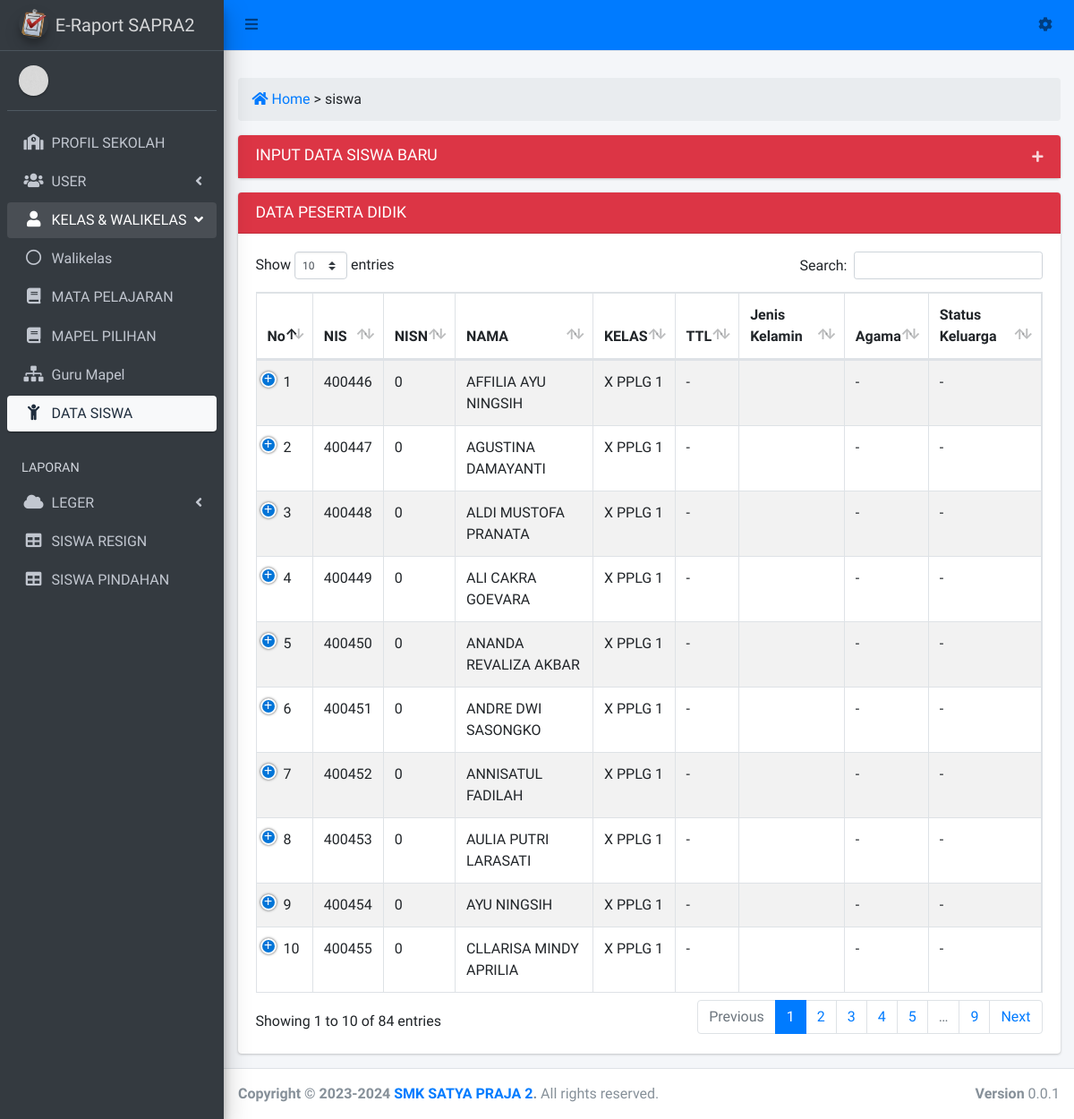
Screenshot of /admin?view=siswa with the database file from the repository.
### tables this page shows
CREATE TABLE `tb_siswa` (
  `id` int(10) NOT NULL,
  `nis` int(10) NOT NULL,
  `nisn` int(20) NOT NULL,
  `nama` varchar(50) NOT NULL,
  `kel` varchar(3) NOT NULL,
  `kelas` varchar(3) NOT NULL,
  `jurusan` varchar(5) NOT NULL,
  `pemkelas` varchar(1) NOT NULL,
  `th_pelajaran` varchar(12) NOT NULL,
  `ttl` varchar(40) NOT NULL,
  `kelamin` enum('L','P') NOT NULL,
  `agama` varchar(10) NOT NULL,
  `status` varchar(20) NOT NULL,
  `anak_ke` int(2) NOT NULL,
  `alamat_siswa` text NOT NULL,
  `hp_siswa` varchar(15) NOT NULL,
  `asal_sekolah` varchar(40) NOT NULL,
  `tgl_terima` varchar(20) NOT NULL,
  `ayah` varchar(50) NOT NULL,
  `ibu` varchar(50) NOT NULL,
  `alamat_ortu` text NOT NULL,
  `hp_ortu` varchar(15) NOT NULL,
  `kerja_ayah` varchar(20) NOT NULL,
  `kerja_ibu` varchar(20) NOT NULL,
  `nama_wali` varchar(50) NOT NULL,
  `alamat_wali` text NOT NULL,
  `hp_wali` varchar(50) NOT NULL,
  `kerja_wali` varchar(20) NOT NULL,
  `semester` enum('Ganjil','Genap','','') NOT NULL
);

### view/operator/siswa_page.php (the view, shortened to what this page needs)
<div class="row">
  <div class="col-sm-12">
    <ol class="breadcrumb <?= $bg_breadcrumb;  ?>">
	    <li><a href="admin" class="pr-1"><i class="fas fa-home"></i> Home</a></li>
	    <li class="active"> > <?= $_GET['view'] ?: 'Dashboard'; ?></li>
	  </ol>
  </div>
</div>
<div class="card collapsed-card">
  <div class="card-header bg-danger">
    <h4 class="card-title">INPUT DATA SISWA BARU</h4>
    <div class="card-tools">
      <button type="button" class="btn btn-tool" data-card-widget="collapse"><i class="fas fa-plus"></i>
      </button>
    </div>
  </div>
            </div>
          </div></td>
      </div>
    </div>
<div class="row">
  <div class="col-sm-12">
    <div class="card">
      <div class="card-header bg-danger"><h3 class="card-title">DATA PESERTA DIDIK</h3></div>
      <div class="card-body bg-coral">
      <table id="example1" class="table table-bordered table-striped">
        <thead>
          <tr>
    <th>No</th>
     <th>NIS</th>
    <th>NISN</th>
    <th>NAMA</th>
    <th>KELAS</th>
    <th>TTL</th>
    <th>Jenis Kelamin</th>
    <th>Agama</th>
    <th>Status Keluarga</th>
        </thead>
        <tbody>
    <?php
          $no = 1;
          $query = mysqli_query($koneksi, "select * from tb_siswa  ");
          while ($data = mysqli_fetch_array($query)) {
            echo "<tr>";
            echo "<td>".$no++."</td>";
            echo "<td>".$data['nis']."</td>";
            echo "<td>".$data['nisn']."</td>";
            echo "<td>".$data['nama']."</td>";
            echo "<td>".$data['kelas'].' '.$data['jurusan'].' '.$data['pemkelas']."</td>";
            echo "<td>".$data['ttl']."</td>";
            echo "<td>".$data['kelamin']."</td>";
            echo "<td>".$data['agama']."</td>";
            echo "<td>".$data['status']."</td>";
            ?>
            <?php
            echo "</tr>";
          }
          ?>
        </tbody>
      </table>
      </div>
    </div>
  </div>
</div>

### rows the page displays
tb_siswa: nis "400446", nisn "0", nama "AFFILIA AYU NINGSIH", kelas "X", jurusan "PPLG", pemkelas "1", ttl "-", agama "-", status "-"
tb_siswa: nis "400447", nisn "0", nama "AGUSTINA DAMAYANTI", kelas "X", jurusan "PPLG", pemkelas "1", ttl "-", agama "-", status "-"
tb_siswa: nis "400448", nisn "0", nama "ALDI MUSTOFA PRANATA", kelas "X", jurusan "PPLG", pemkelas "1", ttl "-", agama "-", status "-"
tb_siswa: nis "400449", nisn "0", nama "ALI CAKRA GOEVARA", kelas "X", jurusan "PPLG", pemkelas "1", ttl "-", agama "-", status "-"
tb_siswa: nis "400450", nisn "0", nama "ANANDA REVALIZA AKBAR", kelas "X", jurusan "PPLG", pemkelas "1", ttl "-", agama "-", status "-"
tb_siswa: nis "400451", nisn "0", nama "ANDRE DWI SASONGKO", kelas "X", jurusan "PPLG", pemkelas "1", ttl "-", agama "-", status "-"
tb_siswa: nis "400452", nisn "0", nama "ANNISATUL FADILAH", kelas "X", jurusan "PPLG", pemkelas "1", ttl "-", agama "-", status "-"
tb_siswa: nis "400453", nisn "0", nama "AULIA PUTRI LARASATI", kelas "X", jurusan "PPLG", pemkelas "1", ttl "-", agama "-", status "-"
tb_siswa: nis "400454", nisn "0", nama "AYU NINGSIH", kelas "X", jurusan "PPLG", pemkelas "1", ttl "-", agama "-", status "-"
tb_siswa: nis "400455", nisn "0", nama "CLLARISA MINDY APRILIA", kelas "X", jurusan "PPLG", pemkelas "1", ttl "-", agama "-", status "-"

### other values shown
$_GET['view'] ?: 'Dashboard' "siswa"
